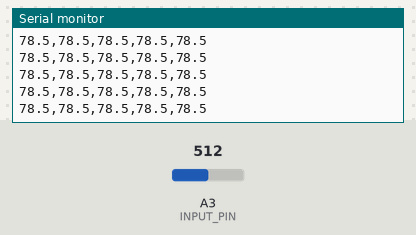
Bench run of a sketch on a simulated Arduino Uno, built with avr-gcc and run on an emulated ATmega328P. On the bench: the last lines printed to the serial monitor. The test bench sets the inputs (shaded band); at power-on: A3 (INPUT_PIN) = 512.

Above: at 1.2 s.
1.3 s: A3 (INPUT_PIN) set to 716
At 1.56 s:
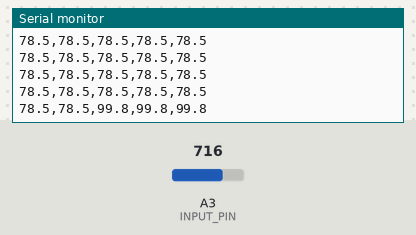
2.8 s: A3 (INPUT_PIN) set to 900
At 2.96 s:
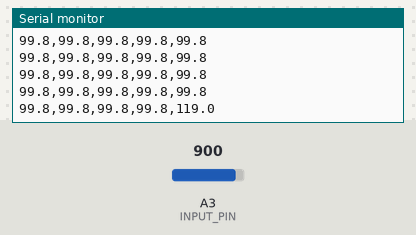
Timing chart, 0 to 5.8 s (numbered marks = the images above; inputs shaded):
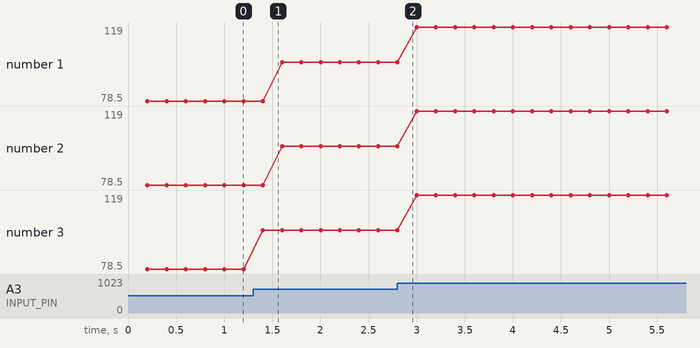

The sketch:

soundmonitor-sampler.ino
```cpp
/*
 *  Sample Head and histogram reporter
 */

#include <stdio.h>
#include <stdlib.h>
#include <Time.h>
#include <math.h>
#define true 1
#define false 0
#define MVREF 2560
#define ADCOUNT 1024
#define VDIVRATIO 2.5/3.5
#define MVPERDB 33.5
#define DBOFFSET 25.0

const float MVPERCOUNT = (float)MVREF/(float)ADCOUNT;
const int INPUT_PIN = A3;
const int sample_ms = 10;
const int samples_per_frame = 20;
const int bucket_tops[] = {0,4,9,14,19}; // which items in the sorted list to report, top of bucket (quartile bounds values)
time_t last_wakeup;
time_t wakeup_interval = sample_ms;

struct sample_record {
  int sample_value;
  int next_index; // next higher or equal value
} sample_frame[samples_per_frame];

int low_sample_index;

void rank_sample( int record_index ) {
  if (sample_frame[record_index].sample_value < sample_frame[low_sample_index].sample_value) {
    // insert this sample as low
    sample_frame[record_index].next_index = low_sample_index;
    low_sample_index = record_index;
    // Serial.print("low=");
    // Serial.println(low_sample_index);
  }
  else {
    // walk through all of the samples in the frame by following next_index until the new sample is
    // less than the sample "after" the current sample, then insert between current and next
    int scan_index = low_sample_index;
    for ( int count = 0; count < record_index; count ++ ) {
      if (( sample_frame[record_index].sample_value < sample_frame[sample_frame[scan_index].next_index].sample_value )
           || ( count+1 == record_index)) {
        // insert the value "after" scan_index
        sample_frame[record_index].next_index = sample_frame[scan_index].next_index;
        sample_frame[scan_index].next_index = record_index;
        break;
      }
      else {
        scan_index = sample_frame[scan_index].next_index;
      }
    }
  }
}

void setup() {
  //analogReference(INTERNAL);
  Serial.begin(9600);
  Serial.println();
  last_wakeup = millis();
}

void loop() {

  low_sample_index = 0;

  // fill the frame buffer and rank each entry as it is sampled
  for( int record_index = 0; record_index < samples_per_frame; record_index++ ) {
    while (millis() - last_wakeup < wakeup_interval) {
    } // busy wait for the next wakeup interval to pass
    last_wakeup += wakeup_interval; // preserve the relative time of each wakeup
    sample_frame[record_index].sample_value = analogRead(INPUT_PIN);
    rank_sample(record_index); // insert the pointer to the current sample in value rank order
  }

  // find the percentile summary values
  int record_index = low_sample_index; // start at the lowest value frame
  for ( int count = 0; count < samples_per_frame; count++ ) {
    for ( int bucket = 0; bucket < (sizeof(bucket_tops)/sizeof(int)); bucket++) {
      if (count == bucket_tops[bucket]) {
        Serial.print( ((float)sample_frame[record_index].sample_value * MVPERCOUNT / (MVPERDB*VDIVRATIO)) + DBOFFSET ,1 );
        if ( bucket+1 < (sizeof(bucket_tops)/sizeof(int)) ) {
          Serial.print(",");
        }
      }
    }
    record_index = sample_frame[record_index].next_index; // follow the value rank order, last one doesn't get used
  }
  Serial.println();

}
```

Measured:
- after the input at 1.3 s, the serial monitor: prints a new line after 0.10 s (image 1)
- after the input at 2.8 s, the serial monitor: prints a new line at once (image 2)
- plotted number 1: 78.5 → 99.8 after the input at 1.3 s, 99.8 → 119 after the input at 2.8 s
- plotted number 2: 78.5 → 99.8 after the input at 1.3 s, 99.8 → 119 after the input at 2.8 s
- plotted number 3: 78.5 → 99.8 after the input at 1.3 s, 99.8 → 119 after the input at 2.8 s
